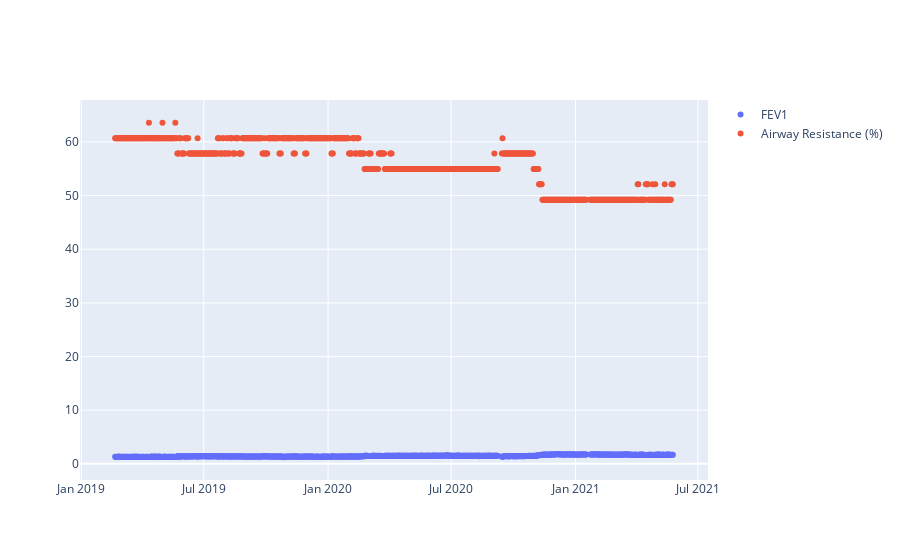

The code cell stored with this chart in its notebook:
### Code cell
# Check that the computed airway resistance makes sense
# Plot ID 101 FEV1 profile with Date Recorded
# '113', '126', '202', '331'
ID = "101"
fig = go.Figure()
fig.add_trace(
    go.Scatter(
        x=df[df.ID == ID]["Date Recorded"],
        y=df[df.ID == ID]["FEV1"],
        mode="markers",
        name="FEV1",
    )
)
# Add trace for predicted FEV1
# fig.add_trace(go.Scatter(x=df[df.ID == "101"]["Date Recorded"], y=df[df.ID == "101"]["Predicted FEV1"], mode="markers", name="Predicted FEV1"))
# Add trace for airway resistance using s_AW
fig.add_trace(
    go.Scatter(
        x=df[df.ID == ID]["Date Recorded"],
        y=df[df.ID == ID]["Airway Resistance mean from ecFEV1 (%)"],
        mode="markers",
        name="Airway Resistance (%)",
    )
)
# fig.add_trace(go.Scatter(x=df[df.ID == ID]["Date Recorded"], y=s_AW[ID], mode="markers", name="Airway Resistance"))

### Figure 1 — Plotly figure (JSON) as saved in the notebook; plotly's stock layout.template omitted (floating-point values rounded to 4 significant figures; data arrays with more than 128 entries replaced by an {"elided": "..."} marker saying what was removed)
{"data": [{"mode": "markers", "name": "FEV1", "type": "scatter", "x": {"elided": "816 str values"}, "y": {"elided": "816 float values"}}, {"mode": "markers", "name": "Airway Resistance (%)", "type": "scatter", "x": {"elided": "816 str values"}, "y": {"elided": "816 float values"}}], "layout": {}}
